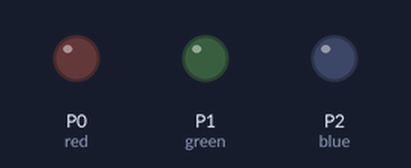
Bench run of a program on a simulated BBC micro:bit running MicroPython. Parts: output pins drawn as LEDs (lit = HIGH).

Above: at 0.5 s.
At 2.5 s:
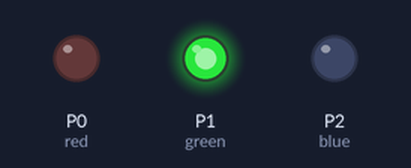
At 3.5 s:
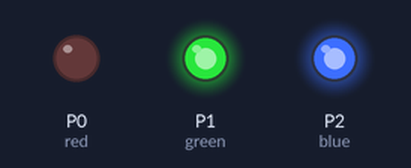
At 4.5 s:
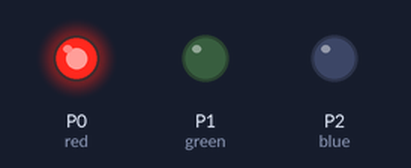
At 6.5 s:
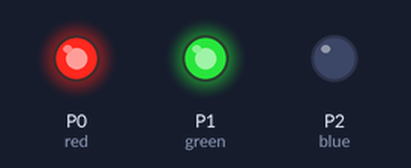
At 9.5 s:
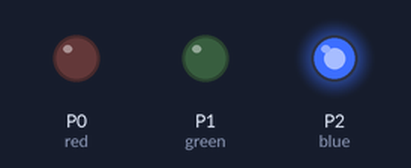
Timing chart, 0 to 10.4 s (numbered marks = the images above):
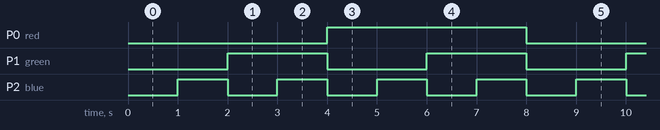

The program:

prog13.py
```python
from microbit import *

red = pin0
green = pin1
blue = pin2

def glow(red_val, green_val, blue_val):
    red.write_digital(red_val)
    green.write_digital(green_val)
    blue.write_digital(blue_val)

try:
    while True:
        glow(0, 0, 0)
        sleep(1000)
        glow(0, 0, 1)
        sleep(1000)
        glow(0, 1, 0)
        sleep(1000)
        glow(0, 1, 1)
        sleep(1000)
        glow(1, 0, 0)
        sleep(1000)
        glow(1, 0, 1)
        sleep(1000)
        glow(1, 1, 0)
        sleep(1000)
        glow(1, 1, 1)
        sleep(1000)
except KeyboardInterrupt as e:
    print("Interrupted by the user...")
```

Measured:
- by itself, P0 (red): alternates HIGH for 4.0 s and LOW for 4.0 s
- by itself, P1 (green): alternates HIGH for 2.0 s and LOW for 2.0 s
- by itself, P2 (blue): alternates HIGH for 1.0 s and LOW for 1.0 s
